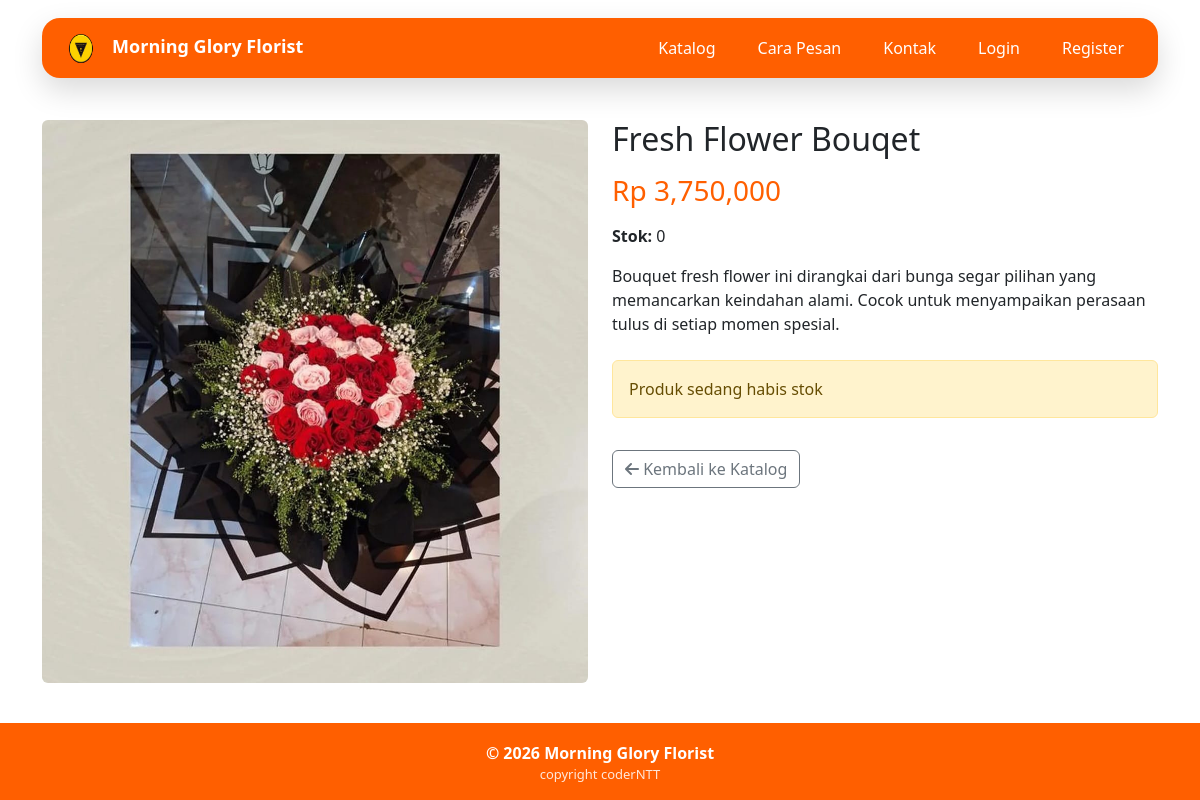
The page /produk/2/ on the database its author committed.
### core/models.py (models this page shows, shortened)
class Produk(models.Model):
    idProduk = models.AutoField(primary_key=True)
    namaProduk = models.CharField(max_length=50)
    hargaProduk = models.DecimalField(max_digits=12, decimal_places=2)
    stok = models.PositiveIntegerField(default=0)
    deskripsi = models.TextField(blank=True)
    foto = models.ImageField(upload_to='produk/', blank=True, null=True)
    class Meta:
        verbose_name = "Produk"
        verbose_name_plural = "Produk"

### core/views_pelanggan.py (the view)
def pelanggan_produk_detail(request, idProduk):
    product = get_object_or_404(Produk, idProduk=idProduk)
    context = {'product': product}
    return render(request, 'pelanggan/produk_detail.html', context)

### core/templates/pelanggan/produk_detail.html (shortened to what this page needs)
{% extends 'pelanggan/base.html' %}
{% load humanize %}
{% load static %}
{% block content %}
<div class="row">
    <div class="col-md-6">
        {% if product.foto %}
        <img src="{{ product.foto.url }}" alt="{{ product.namaProduk }}" class="img-fluid rounded">
        {% else %}
        <div class="bg-light d-flex align-items-center justify-content-center rounded" style="height: 400px;">
            <i class="fa-solid fa-seedling" style="font-size: 6rem; color: #ccc;"></i>
        </div>
        {% endif %}
    </div>
    <div class="col-md-6">
        <h2>{{ product.namaProduk }}</h2>
        <h3 class="text-primary-custom mt-3">Rp {{ product.hargaProduk|floatformat:0|intcomma }}</h3>
        <p class="mt-3"><strong>Stok:</strong> {{ product.stok }}</p>
        <p class="mt-3">{{ product.deskripsi }}</p>
        {% if product.stok > 0 %}
        <form method="post" action="{% url 'pelanggan_cart_add' product.idProduk %}" class="mt-4">
            {% csrf_token %}
            <div class="row">
                <div class="col-6">
                    <label for="qty" class="form-label">Jumlah</label>
                    <input type="number" class="form-control" id="qty" name="qty" value="1" min="1" max="{{ product.stok }}">
                </div>
                <div class="col-6 d-flex align-items-end">
                    <button type="submit" class="btn btn-primary w-100">
                        <i class="fa-solid fa-cart-plus"></i> Tambah ke Keranjang
                    </button>
                </div>
            </div>
        </form>
        {% else %}
        <div class="alert alert-warning mt-4">
            Produk sedang habis stok
        </div>
        {% endif %}
        <a href="{% url 'pelanggan_katalog' %}" class="btn btn-outline-secondary mt-3">
            <i class="fa-solid fa-arrow-left"></i> Kembali ke Katalog
        </a>
    </div>
</div>
{% endblock %}

### core/templates/pelanggan/base.html (style rules this page uses)
:root { --primary-color: #FF5F00; --accent-color: #FFC300; }
body { overflow-x: hidden; }
.text-primary-custom { color: var(--primary-color) !important; }

### rows shown on the page
Produk: foto (picture), namaProduk "Fresh Flower Bouqet", hargaProduk "3,750,000", stok "0", deskripsi "Bouquet fresh flower ini dirangkai dari bunga segar pilihan yang memancarkan keindahan alami. Cocok untuk menyampaikan perasaan tulus di setiap momen spesial."
